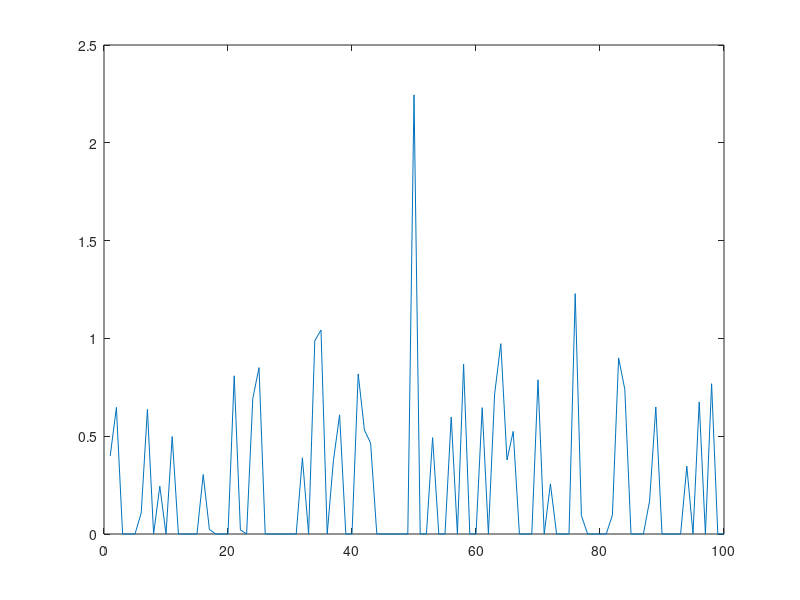

MATLAB code for this plot: (Note: this script raises an error after producing the figure.)
function PronyModel()
  dims=50;
  regions=50;
  rand('seed',55);
  trueth=rand(dims+1,regions);

  resolution=100;
  
  ModelResolution=10;
  model=zeros(dims+1,ModelResolution);
  for d=1:dims
    data=compressed(trueth,d,resolution);
    
    if d ==1
      figure(1)
      plot(data)
      waitfor(1);
      model(end,:)=data;
      model(dim,:)=(1:ModelResolution)/ModelResolution;
    else
      for a=[]
      end
    endif
    
    
  endfor
endfunction


function data=compressed(model,dim,resolution)
  locs=min(ceil(model(dim,:)*resolution),resolution);
  data=zeros(resolution,1);
  for loc=1:size(model,2)
    data(locs(loc))=data(locs(loc))+model(end,loc);
  endfor
endfunction

function model=updateModel(model0,dim,binnedData)
  significance=0.05;
  okay=0==1;
  while ~okay
    [means, stds]=Pronys(numModels);
    %could interplate to convert bins to function values
    okay = checkModel(means,stds,binnedData,significance);
  endwhile
endfunction



function okay = checkModel(medians,aads,binnedData,significance)
  %any reason not to consider the existance of function differently than the existance of data in a pdf?
  %seems like a solid methdology for model building
  bins=numel(binnedData);
  locs=(1:bins)/bins;
  binomial_p=0
  
endfunction
